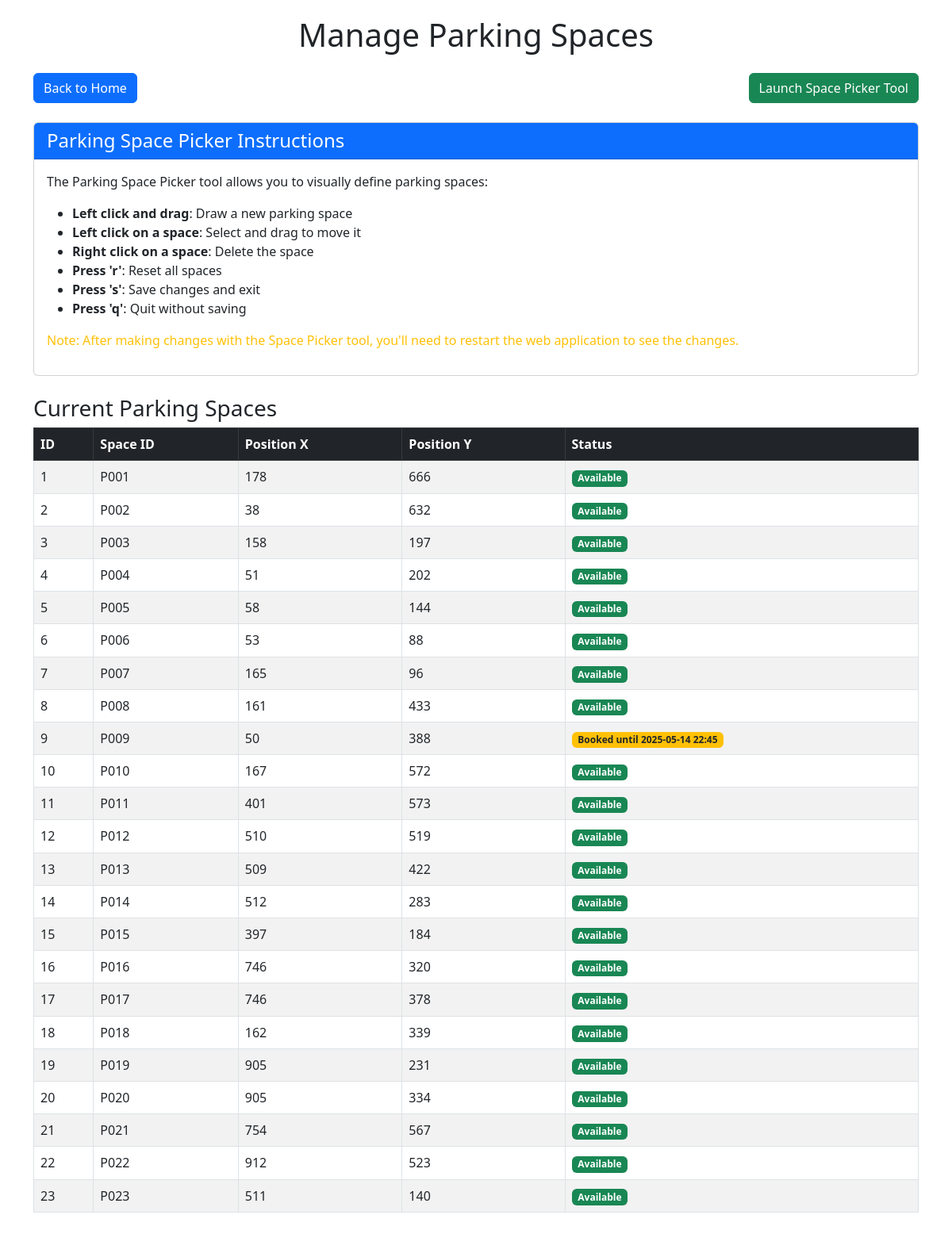
Before: /admin/spaces (signed in) with the older database file.
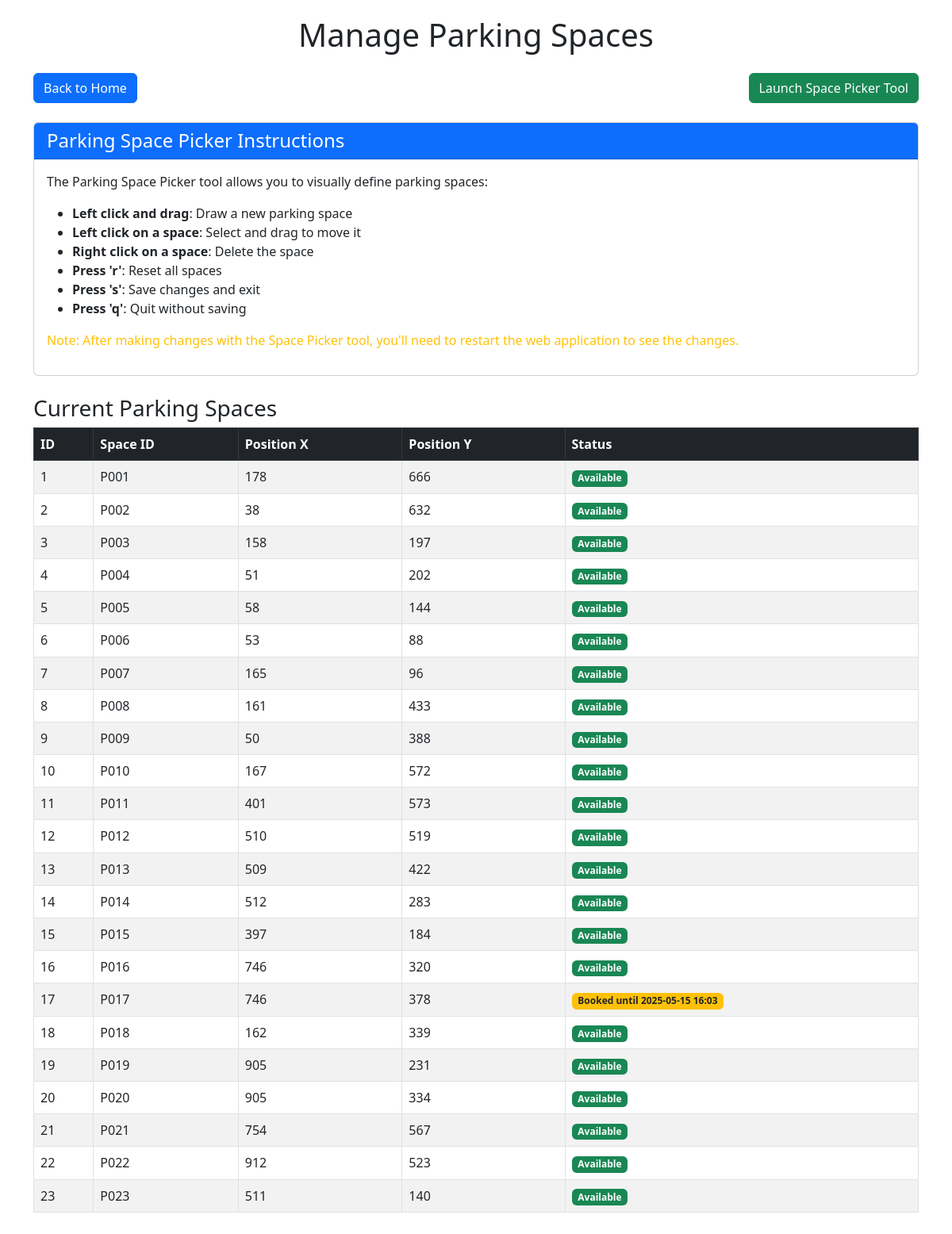
After: the same page with the newer database file.
### models.py (models this page shows, shortened)
class ParkingSpace(db.Model):
    id = db.Column(db.Integer, primary_key=True)
    position_x = db.Column(db.Integer, nullable=False)
    position_y = db.Column(db.Integer, nullable=False)
    space_id = db.Column(db.String(10), unique=True, nullable=False)
    zone = db.Column(db.String(20), default='General')  # e.g., 'VIP', 'Disabled', 'General'
    hourly_rate = db.Column(db.Float, default=150.00)  # Default hourly rate in INR (equivalent to ~$2.00)
    is_active = db.Column(db.Boolean, default=True)
    bookings = db.relationship('Booking', backref='parking_space', lazy=True)

class Booking(db.Model):
    id = db.Column(db.Integer, primary_key=True)
    booking_reference = db.Column(db.String(10), unique=True, nullable=False)
    user_id = db.Column(db.Integer, db.ForeignKey('user.id'), nullable=True)  # Can be null for guest bookings
    user_name = db.Column(db.String(100), nullable=False)
    user_email = db.Column(db.String(100), nullable=False)
    vehicle_id = db.Column(db.Integer, db.ForeignKey('vehicle.id'), nullable=True)
    license_plate = db.Column(db.String(20), nullable=False)
    start_time = db.Column(db.DateTime, nullable=False, default=datetime.utcnow)
    end_time = db.Column(db.DateTime, nullable=False)
    is_active = db.Column(db.Boolean, default=True)
    created_at = db.Column(db.DateTime, nullable=False, default=datetime.utcnow)
    parking_space_id = db.Column(db.Integer, db.ForeignKey('parking_space.id'), nullable=False)
    total_price = db.Column(db.Float, nullable=False)
    payment_status = db.Column(db.String(20), default='Pending')  # 'Pending', 'Paid', 'Refunded'
    check_in_time = db.Column(db.DateTime, nullable=True)
    check_out_time = db.Column(db.DateTime, nullable=True)
    selection_method = db.Column(db.String(20), default='Manual')  # 'Auto' or 'Manual'

### app.py (the view)
@app.route('/admin/spaces', methods=['GET'])
def admin_spaces():
    if not session.get('is_admin', False):
        flash('You do not have permission to access this page', 'danger')
        return redirect(url_for('index'))
    spaces = ParkingSpace.query.all()
    return render_template('admin_spaces.html', spaces=spaces)

### app.py (called while the page is built)
@app.context_processor
def inject_view_functions():
    return dict(view_functions=app.view_functions)

### templates/admin_spaces.html (shortened to what this page needs)
<!DOCTYPE html>
<html lang="en">
<head>
    <link href="https://cdn.jsdelivr.net/npm/bootstrap@5.3.0-alpha1/dist/css/bootstrap.min.css" rel="stylesheet">
</head>
<body>
    <div class="container">
        <h1 class="text-center mb-4">Manage Parking Spaces</h1>
        <div class="d-flex justify-content-between mb-4">
            <a href="{{ url_for('index') }}" class="btn btn-primary">Back to Home</a>
            <div>
                <form method="POST" action="{{ url_for('run_space_picker') }}" class="d-inline">
                    <button type="submit" class="btn btn-success">Launch Space Picker Tool</button>
                </form>
            </div>
        </div>
        <div class="card mb-4">
            <div class="card-header bg-primary text-white">
                <h4 class="mb-0">Parking Space Picker Instructions</h4>
            </div>
            <div class="card-body">
                <p>The Parking Space Picker tool allows you to visually define parking spaces:</p>
                <ul>
                    <li><strong>Left click and drag</strong>: Draw a new parking space</li>
                    <li><strong>Left click on a space</strong>: Select and drag to move it</li>
                    <li><strong>Right click on a space</strong>: Delete the space</li>
                    <li><strong>Press 'r'</strong>: Reset all spaces</li>
                    <li><strong>Press 's'</strong>: Save changes and exit</li>
                    <li><strong>Press 'q'</strong>: Quit without saving</li>
                </ul>
                <p class="text-warning">Note: After making changes with the Space Picker tool, you'll need to restart the web application to see the changes.</p>
            </div>
        </div>
        <div class="space-table">
            <h3>Current Parking Spaces</h3>
            {% if spaces %}
                <table class="table table-striped table-bordered">
                    <thead class="table-dark">
                        <tr>
                            <th>ID</th>
                            <th>Space ID</th>
                            <th>Position X</th>
                            <th>Position Y</th>
                            <th>Status</th>
                        </tr>
                    </thead>
                    <tbody>
                        {% for space in spaces %}
                            <tr>
                                <td>{{ space.id }}</td>
                                <td>{{ space.space_id }}</td>
                                <td>{{ space.position_x }}</td>
                                <td>{{ space.position_y }}</td>
                                <td>
                                    {% set active_booking = space.bookings|selectattr('is_active', 'eq', true)|first %}
                                    {% if active_booking %}
                                        <span class="badge bg-warning text-dark">Booked until {{ active_booking.end_time.strftime('%Y-%m-%d %H:%M') }}</span>
                                    {% else %}
                                        <span class="badge bg-success">Available</span>
                                    {% endif %}
                                </td>
                            </tr>
                        {% endfor %}
                    </tbody>
                </table>
            {% else %}
                <div class="alert alert-info">No parking spaces defined yet. Use the Space Picker Tool to create spaces.</div>
            {% endif %}
        </div>
    </div>
</body>
</html>

Changed rows visible on the page:
no longer on this page (row edited): Booking: end_time "2025-05-14 22:45"
computed for ParkingSpace id 9: text "Booked until" → "Available"
computed for ParkingSpace id 17: text "Available" → "Booked until"
added Booking: end_time "2025-05-15 16:03"
